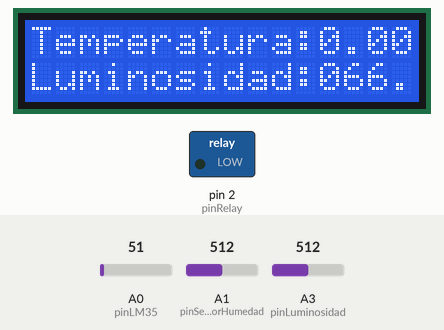
Simulated run of this sketch. Board: Arduino Uno, built with avr-gcc and run on an emulated ATmega328P. Shown: 16×2 character LCD, switched loads named in the sketch (green lamp = pin HIGH). Inputs (shaded band) come from the test bench; at power-on: A3 (pinLuminosidad) = 512, A1 (pinSensorHumedad) = 512, A0 (pinLM35) = 51. What the sketch prints to the serial monitor is not drawn.

Above: at 1.2 s.
1.3 s: A3 (pinLuminosidad) set to 602
At 1.8 s:
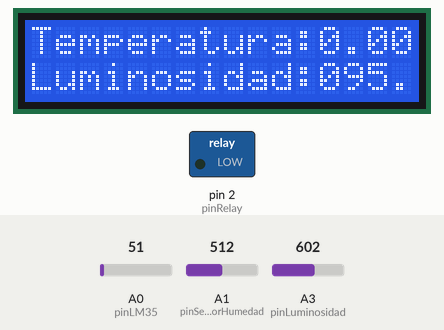
4.3 s: A3 (pinLuminosidad) set to 630
At 5.5 s:
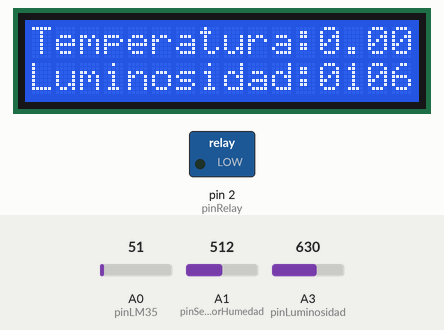
5.8 s: A3 (pinLuminosidad) set to 511
At 6.6 s:
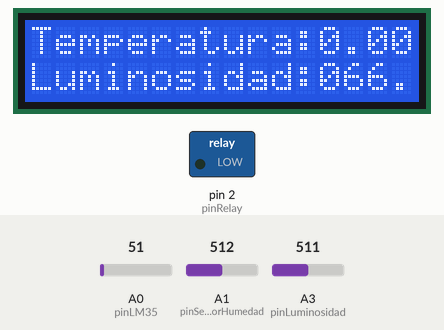
8.8 s: A1 (pinSensorHumedad) set to 12
11.8 s: A1 (pinSensorHumedad) set to 9
14.8 s: A3 (pinLuminosidad) set to 716
At 15.3 s:
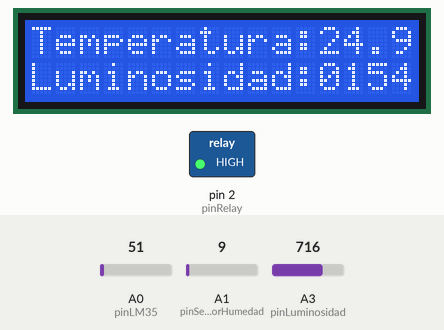
Timing chart, 0 to 17.8 s (numbered marks = the images above; inputs shaded):
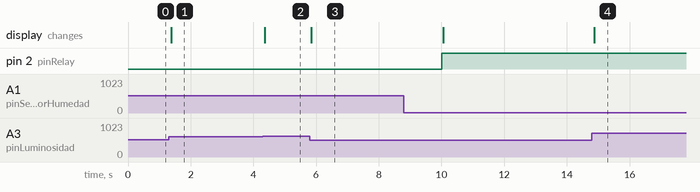

Measured:
- after the input at 1.3 s, the display: changes after 0.08 s (image 1)
- after the input at 4.3 s, the display: changes after 0.06 s (image 2)
- after the input at 5.8 s, the display: changes after 0.05 s (image 3)
- after the input at 11.8 s, every drawn part: stays the same
- after the input at 14.8 s, the display: changes after 0.07 s (image 4)

The sketch:

plANTA.ino
```cpp
#include <LiquidCrystal_I2C.h>

const int pinLM35 = A0;
const int pinSensorHumedad = A1;
const int pinRelay = 2;
const int pinLuminosidad = A3;
int valor;
const long A = 1000;
const byte B = 15;
const byte Rc = 10;
const byte humedadPlanta1 = 40;
const byte humedadPlanta2 = 41;
const byte humedadPlanta3 = 42;
String dataSerial;
String plantaSeleccionada;

int valorLM35;
float temperatura;
int valorHumedad;
float humedad;
float valorLuminosidad;
float temperaturaActual;
float luminosidadActual;
float humedadActual;
bool temperaturaInicial = true;
bool luminosidadInicial = true;
bool humedadInicial = true;
bool inicio = true;

LiquidCrystal_I2C lcd(0x27, 16, 2);

boolean bombaEncendida = false;
boolean bombaApagada = true;

unsigned long previousMillis = 0;
const long interval = 10000; // intervalo de 10 segundos

void setup() {
  lcd.init();
  lcd.backlight();
  Serial.begin(9600);
  pinMode(pinRelay, OUTPUT);
}

void EnviarDatos(float valor) {
  Serial.println(valor);
}
void EnviarDatosSensores(String valor) {
  Serial.println(valor);
}

void estado(String estadoBomba) {
  Serial.println(estadoBomba);
}

void mostrarDatosSerial(int comando) {
  switch (comando) {
    case 2:
      if (temperaturaInicial) {
        EnviarDatosSensores("tr:2:"+String(temperatura));
        temperaturaInicial = false;
      } else {
        valorLM35 = analogRead(pinLM35);
        temperaturaActual = (valorLM35 * 0.48828125);
        if (temperatura == temperaturaActual) {
          EnviarDatosSensores("tr:2");
        } else {
          EnviarDatosSensores("tr:2:"+String(temperaturaActual));
        }
      }
      break;

    case 3:
      if (luminosidadInicial) {
          EnviarDatosSensores("tr:3:"+String(valorLuminosidad));
        luminosidadInicial = false;
      } else {
        valor = analogRead(pinLuminosidad);
        luminosidadActual = ((long)valor * A * 10) / ((long)B * Rc * (1024 - valor));
        if (valorLuminosidad == luminosidadActual) {
          EnviarDatosSensores("tr:3");
        } else {
          EnviarDatosSensores("tr:3:"+String(luminosidadActual));
        }
      }
      break;

    case 4:
      if (humedadInicial) {
        EnviarDatosSensores("tr:4:"+String(humedad));
        humedadInicial = false;
      } else {
        valorHumedad = analogRead(pinSensorHumedad);
        humedadActual = 100 - map(valorHumedad, 0, 1023, 0, 100);
        if (humedad == humedadActual) {
          EnviarDatosSensores("tr:4");
        } else {
        EnviarDatosSensores("tr:4:"+String(humedadActual));
        }
      }
      break;

    case 5:
      estado(bombaEncendida ? "bom:1" : "bom:0");
      break;
  }
}

void revisarEstadoPlanta(float humedad, byte humedadPlanta){
    if (humedad <= humedadPlanta) {
    digitalWrite(pinRelay, LOW);
    bombaEncendida = true;
    bombaApagada = false;
  } else {
    digitalWrite(pinRelay, HIGH);
    bombaEncendida = false;
    bombaApagada = true;
  }
}

void loop() {
  unsigned long currentMillis = millis();
    valorLM35 = analogRead(pinLM35);
    temperaturaActual = (valorLM35 * 0.48828125);
    valor = analogRead(pinLuminosidad);
    luminosidadActual = ((long)valor * A * 10) / ((long)B * Rc * (1024 - valor));
    valorHumedad = analogRead(pinSensorHumedad);
    humedadActual = 100 - map(valorHumedad, 0, 1023, 0, 100);
  if (currentMillis - previousMillis >= interval) {
    previousMillis = currentMillis;

    valorLM35 = analogRead(pinLM35);
    temperatura = (valorLM35 * 0.48828125);

    valorHumedad = analogRead(pinSensorHumedad);
    humedad = 100 - map(valorHumedad, 0, 1023, 0, 100);

    valor = analogRead(pinLuminosidad);
    valorLuminosidad = ((long)valor * A * 10) / ((long)B * Rc * (1024 - valor));
    if(inicio){

      EnviarDatosSensores("2:"+ String(temperatura));
      EnviarDatosSensores("3:"+ String(valorLuminosidad));
      EnviarDatosSensores("4:"+ String(humedad));
      inicio = false;
    }
    else{
      if(temperatura != temperaturaActual){
      EnviarDatosSensores("2:"+ String(temperatura));
      }
      if(valorLuminosidad != luminosidadActual){
      EnviarDatosSensores("3:"+ String(valorLuminosidad));
      }
      if(humedad != humedadActual){
      EnviarDatosSensores("4:"+ String(humedad));
      }
    }


  }

  revisarEstadoPlanta(humedad, humedadPlanta1);


  lcd.setCursor(0, 0);
  lcd.print("Temperatura:");
  lcd.setCursor(12, 0);
  lcd.print(temperatura);

  lcd.setCursor(0, 1);
  lcd.print("Humedad:");
  lcd.setCursor(9, 1);
  lcd.print(humedad);
  lcd.print("%");

  lcd.setCursor(0, 2);
  lcd.print("Luminosidad:");
  lcd.setCursor(13, 2);
  lcd.print(luminosidadActual);

  if (Serial.available() > 0) {
    // leer datos enviados por serial
    dataSerial = Serial.readString();
    plantaSeleccionada = dataSerial.substring(0, 3);
    String opcion = dataSerial.substring(3);
    int comando = opcion.toInt();
    mostrarDatosSerial(comando);
  }
}
```
